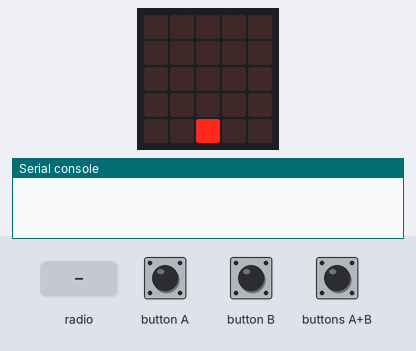
Recording of a program running on a simulated BBC micro:bit (MakeCode). Shown: the board's 5×5 LED display, the last lines printed to the serial console. The inputs (shaded band) are chosen by the test bench. No radio messages arrive unless stated (any console line starting 'radio sent:' is added by the test bench).

Above: at 1.2 s.
1.3 s: buttons A+B pressed for 0.15 s
At 1.5 s:
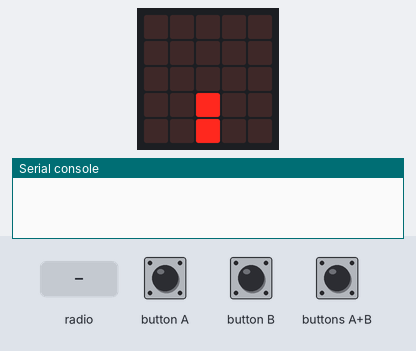
2.0 s: radio message "1" arrives
At 2.05 s:
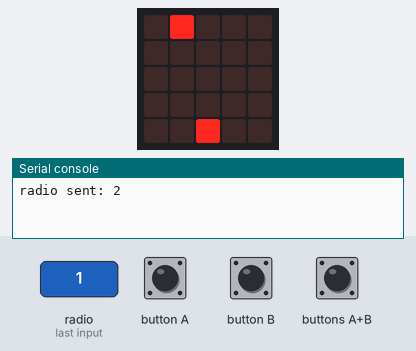
3.9 s: button A pressed for 0.15 s
At 5.2 s:
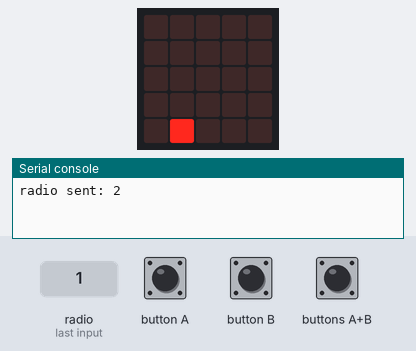
5.5 s: radio message "0" arrives
At 5.55 s:
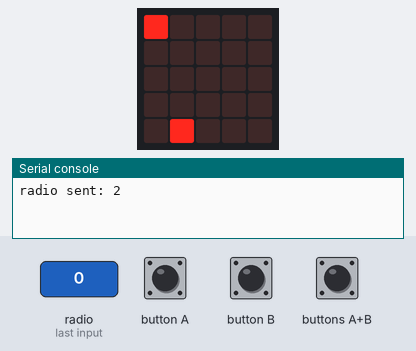
7.4 s: buttons A+B pressed for 1 s
At 8.45 s:
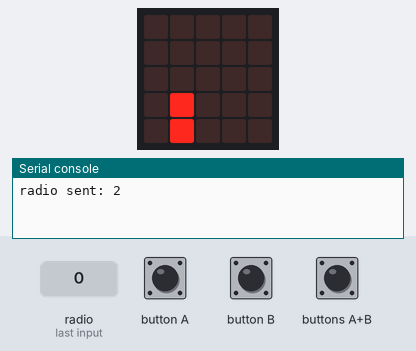
9.0 s: button A pressed for 0.15 s
At 10.4 s:
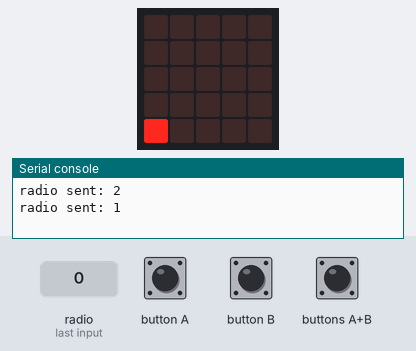
Timing chart, 0 to 11.6 s (numbered marks = the images above; inputs shaded):
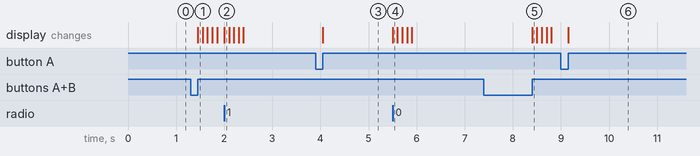

The program:

main.ts
```typescript
radio.onReceivedNumber(function (receivedNumber) {
    y = 0
    střela_X = receivedNumber
    for (let index = 0; index < 4; index++) {
        led.plot(střela_X, y)
        y += 1
        basic.pause(100)
        led.unplot(střela_X, y + -1)
    }
    if (střela_X == 0 && false) {
        for (let index = 0; index < 4; index++) {
            basic.showLeds(`
                # . . . #
                . # . # .
                . . # . .
                . # . # .
                # . . . #
                `)
            basic.clearScreen()
            basic.pause(100)
        }
        basic.clearScreen()
    }
})
input.onButtonPressed(Button.A, function () {
    if (x > 0) {
        led.unplot(x, 4)
        x += -1
        led.plot(x, 4)
    }
})
input.onButtonPressed(Button.AB, function () {
    y = 3
    if (xx == 0) {
        for (let index = 0; index < 4; index++) {
            xx = 1
            led.plot(x, y)
            y += -1
            basic.pause(100)
            led.unplot(x, y - -1)
            xx = 0
        }
    }
    radio.sendNumber(x)
})
input.onButtonPressed(Button.B, function () {
    if (x < 4) {
        led.unplot(x, 4)
        x += 1
        led.plot(x, 4)
    }
})
let xx = 0
let střela_X = 0
let y = 0
let x = 0
led.plot(2, 4)
x = 2
radio.setGroup(1)
```

test.ts
```typescript
// Tady jsou testy. Při použití tohoto balíčku jako rozšíření nebude zkompilováno.
```

Measured:
- after the input at 1.3 s, the display: changes after 0.15 s (image 1)
- after the input at 2.0 s, the display: changes at once (image 2)
- after the input at 3.9 s, the display: changes after 0.15 s (image 3)
- after the input at 5.5 s, the display: changes at once (image 4)
- after the input at 7.4 s, the display: changes after 1.0 s (image 5)
- after the input at 9.0 s, the display: changes after 0.15 s (image 6)
